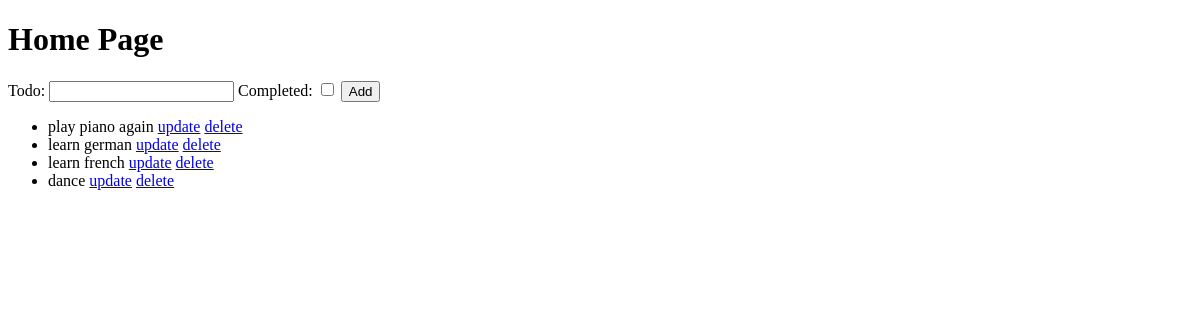
Before: / with the older database file.
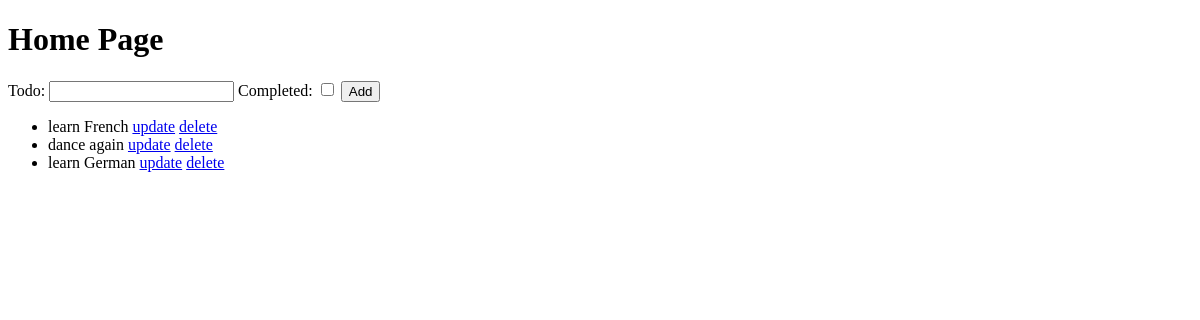
After: the same page with the newer database file.
### todos/models.py (models this page shows)
class Todo(models.Model):
	todo = models.CharField(max_length=100);
	complated = models.BooleanField(default=False)
	date_posted = models.DateTimeField(auto_now_add=True)
	date_updated = models.DateTimeField(auto_now=True)
	def __str__(self):
		return f"{self.todo}"

### todos/views.py (the view, shortened to what this page needs)
# urls.py: 2. Add a URL to urlpatterns:  path('', views.home, name='home')
def home(request):
	form = TodoForm()
	todos = Todo.objects.all()
	context = {
	  'form': form,
	  'todos': todos
	}
	return render(request, 'todos/home.html', context)

### todos/forms.py
class TodoForm(forms.Form):
    todo = forms.CharField(max_length=100)
    completed = forms.BooleanField(required=False)

### todos/templates/todos/home.html (shortened to what this page needs)
{% extends 'todos/layout.html' %}
{% block content %}
   <h1>Home Page</h1>
      <form action="" method="post">
         {{ form.as_table }}
         <input type="submit" value="Add">
      </form>
     <ul>
      {% for todo in todos %}
         <li>{{ todo }}  <a href="{% url 'todo-update' id=todo.id %}">update</a> <a href="{% url 'todo-delete' id=todo.id %}">delete</a></li>
      {% endfor %}
     </ul>
{% endblock %}

### todos/templates/todos/layout.html (shortened to what this page needs)
<!DOCTYPE html>
<html>
<head>
</head>
<body>
	<div>
		{% block content %}
	    {% endblock %}
	</div>
</body>
</html>

Changed rows visible on the page:
removed Todo: todo "play piano again"
removed Todo: todo "learn german"
changed Todo: todo "learn french" → "learn French"
changed Todo: todo "dance" → "dance again"
added Todo: todo "learn German"
